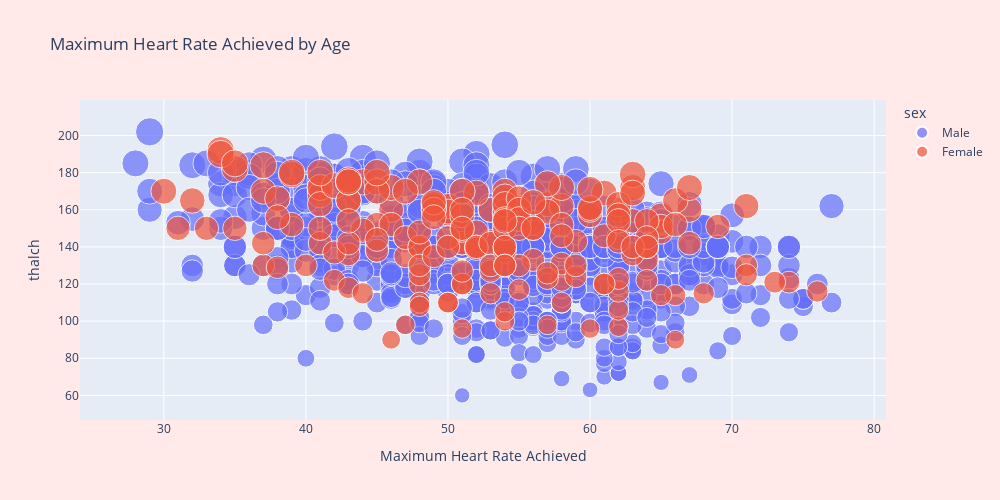

Write notebook code for a chart like this one.
### Code cell
#scatterplot of thalch and age
fig=px.scatter(df, x='age', y='thalch',title='Maximum Heart Rate Achieved by Age',color='sex',size='thalch', width=1000,height=500)
fig.update_layout(xaxis_title='Maximum Heart Rate Achieved', title_font_size=17,paper_bgcolor='#FFE9E9')
fig.show()

### Figure 1 — Plotly figure (JSON) as saved in the notebook; plotly's stock layout.template omitted (floating-point values rounded to 4 significant figures; data arrays with more than 128 entries replaced by an {"elided": "..."} marker saying what was removed)
{"data": [{"hovertemplate": "sex=Male<br>age=%{x}<br>thalch=%{marker.size}<extra></extra>", "legendgroup": "Male", "marker": {"color": "#636efa", "size": {"elided": "726 int values"}, "sizemode": "area", "sizeref": 0.505, "symbol": "circle"}, "mode": "markers", "name": "Male", "orientation": "v", "showlegend": true, "type": "scatter", "x": {"elided": "726 int values"}, "xaxis": "x", "y": {"elided": "726 int values"}, "yaxis": "y"}, {"hovertemplate": "sex=Female<br>age=%{x}<br>thalch=%{marker.size}<extra></extra>", "legendgroup": "Female", "marker": {"color": "#EF553B", "size": {"elided": "194 int values"}, "sizemode": "area", "sizeref": 0.505, "symbol": "circle"}, "mode": "markers", "name": "Female", "orientation": "v", "showlegend": true, "type": "scatter", "x": {"elided": "194 int values"}, "xaxis": "x", "y": {"elided": "194 int values"}, "yaxis": "y"}], "layout": {"height": 500, "legend": {"itemsizing": "constant", "title": {"text": "sex"}, "tracegroupgap": 0}, "paper_bgcolor": "#FFE9E9", "title": {"font": {"size": 17}, "text": "Maximum Heart Rate Achieved by Age"}, "width": 1000, "xaxis": {"anchor": "y", "domain": [0, 1], "title": {"text": "Maximum Heart Rate Achieved"}}, "yaxis": {"anchor": "x", "domain": [0, 1], "title": {"text": "thalch"}}}}
